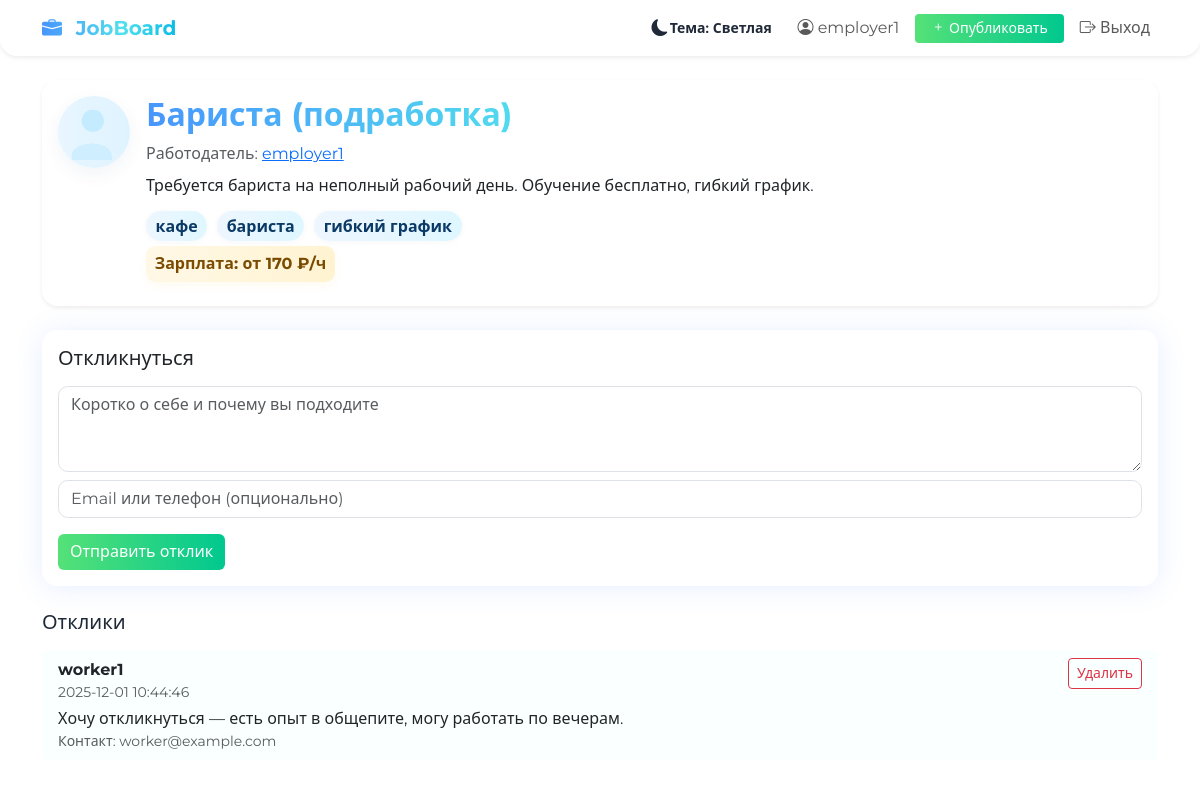
/job/1 (signed in), run on the app's committed database.
### tables this page shows
CREATE TABLE users (
    id INTEGER PRIMARY KEY AUTOINCREMENT,
    username TEXT UNIQUE NOT NULL,
    password TEXT NOT NULL,
    is_employer INTEGER DEFAULT 0,
    email TEXT,
    avatar TEXT,
    about TEXT
);

CREATE TABLE jobs (
    id INTEGER PRIMARY KEY AUTOINCREMENT,
    author_id INTEGER,
    title TEXT NOT NULL,
    description TEXT NOT NULL,
    tags TEXT,
    salary TEXT,
    created TIMESTAMP DEFAULT CURRENT_TIMESTAMP,
    FOREIGN KEY (author_id) REFERENCES users(id)
);

CREATE TABLE responses (
    id INTEGER PRIMARY KEY AUTOINCREMENT,
    job_id INTEGER,
    user_id INTEGER,
    text TEXT,
    contact TEXT,
    created TIMESTAMP DEFAULT CURRENT_TIMESTAMP,
    FOREIGN KEY (job_id) REFERENCES jobs(id),
    FOREIGN KEY (user_id) REFERENCES users(id)
);

### app.py (the view)
@app.route('/job/<int:job_id>', methods=['GET'])
def job_detail(job_id):
    job = query_db("SELECT jobs.*, users.username AS author, users.avatar AS author_avatar, users.id AS author_id "
                   "FROM jobs LEFT JOIN users ON jobs.author_id = users.id WHERE jobs.id = ?", (job_id,), one=True)
    if not job:
        abort(404)
    responses = query_db("SELECT responses.*, users.username as user_name FROM responses LEFT JOIN users ON responses.user_id = users.id WHERE job_id = ? ORDER BY responses.created DESC", (job_id,))
    return render_template('job_detail.html', job=job, responses=responses)

### app.py (called while the page is built)
def get_db():
    db = getattr(g, '_database', None)
    if db is None:
        db = g._database = sqlite3.connect(app.config['DATABASE'])
        db.row_factory = sqlite3.Row
    return db

@app.teardown_appcontext
def close_connection(exception):
    db = getattr(g, '_database', None)
    if db is not None:
        db.close()

def query_db(query, args=(), one=False):
    cur = get_db().execute(query, args)
    rv = cur.fetchall()
    cur.close()
    return (rv[0] if rv else None) if one else rv

def current_user():
    if 'user_id' in session:
        return query_db('SELECT * FROM users WHERE id = ?', (session['user_id'],), one=True)
    return None

@app.context_processor
def inject_user():
    return {'user': current_user()}

### templates/job_detail.html (shortened to what this page needs)
{% extends 'base.html' %}
{% block content %}
<div class="card shadow-sm bg-glass mb-4">
  <div class="card-body">
    <div class="d-flex align-items-start">
      <div class="me-3">
        <img src="{{ job['author_avatar'] or url_for('static', filename='avatar-default.svg') }}" alt="avatar" width="72" class="rounded-circle avatar-img">
      </div>
      <div>
        <h2 class="text-gradient">{{ job['title'] }}</h2>
        <div class="text-muted mb-2">Работодатель: <a href="{{ url_for('profile', username=job['author']) }}">{{ job['author'] or 'Аноним' }}</a></div>
        <p class="fs-6">{{ job['description'] }}</p>
        {% if job['tags'] %}
          <div class="mb-2">
            {% for t in job['tags'].split(',') %}
              <span class="badge-job">{{ t.strip() }}</span>
            {% endfor %}
          </div>
        {% endif %}
        {% if job['salary'] %}<div class="mb-2"><span class="salary-pill">Зарплата: {{ job['salary'] }}</span></div>{% endif %}
      </div>
    </div>
  </div>
</div>
{% if user %}
<div class="card mb-4 bg-glass">
  <div class="card-body">
    <form method="post" action="{{ url_for('respond', job_id=job['id']) }}">
      <h5 class="mb-3">Откликнуться</h5>
      <textarea name="text" class="form-control mb-2" rows="3" placeholder="Коротко о себе и почему вы подходите" required></textarea>
      <input name="contact" class="form-control mb-3" placeholder="Email или телефон (опционально)">
      <button class="btn btn-success">Отправить отклик</button>
    </form>
  </div>
</div>
{% else %}
  <div class="alert alert-info">Войдите, чтобы откликнуться на вакансию.</div>
{% endif %}
{% if responses %}
  <h5 class="mb-3">Отклики</h5>
  <ul class="list-group">
    {% for r in responses %}
      <li class="list-group-item d-flex justify-content-between align-items-start">
        <div>
          <strong>{{ r['user_name'] or 'Аноним' }}</strong>
          <div class="small text-muted">{{ r['created'] }}</div>
          <div class="mt-1">{{ r['text'] }}</div>
          {% if r['contact'] %}<div class="small text-muted">Контакт: {{ r['contact'] }}</div>{% endif %}
        </div>
        <div class="ms-3">
          {% if user and (user['id']==r['user_id'] or user['id']==job['author_id']) %}
            <form method="post" action="{{ url_for('del_response', resp_id=r['id']) }}" onsubmit="return confirm('Удалить отклик?')">
              <button class="btn btn-sm btn-outline-danger">Удалить</button>
            </form>
          {% endif %}
        </div>
      </li>
    {% endfor %}
  </ul>
{% endif %}
{% endblock %}

### templates/base.html (shortened to what this page needs)
<!DOCTYPE html>
<html lang="ru">
<head>
    <link href="https://cdn.jsdelivr.net/npm/bootstrap@5.3.2/dist/css/bootstrap.min.css" rel="stylesheet">
    <link href="https://cdn.jsdelivr.net/npm/bootstrap-icons@1.11.1/font/bootstrap-icons.css" rel="stylesheet">
    <link href="https://cdnjs.cloudflare.com/ajax/libs/animate.css/4.1.1/animate.min.css" rel="stylesheet">
    <link href="{{ url_for('static', filename='style.css') }}" rel="stylesheet">
</head>
<body class="gradient-bg">
<nav class="navbar navbar-expand-lg bg-glass shadow-sm mb-4">
    <div class="container">
        <a class="navbar-brand fw-bold text-gradient" href="{{ url_for('index') }}"><i class="bi bi-briefcase-fill me-2"></i> JobBoard</a>
        <div class="collapse navbar-collapse" id="navMenu">
            <ul class="navbar-nav ms-auto align-items-center">
                <li class="nav-item me-2 d-flex align-items-center">
                    <button id="theme-toggle" class="btn theme-toggle-btn d-flex align-items-center" title="Переключить тему" aria-label="Toggle theme">
                        <i id="theme-toggle-icon" class="bi bi-moon-fill me-2"></i>
                        <span id="theme-toggle-label" class="small">Тема: Светлая</span>
                    </button>
                </li>
                {% if user %}
                    <li class="nav-item me-2"><a class="nav-link" href="{{ url_for('profile', username=user['username']) }}"><i class="bi bi-person-circle"></i> {{ user['username'] }}</a></li>
                    {% if user['is_employer'] %}
                        <li class="nav-item me-2"><a class="btn btn-success btn-sm px-3" href="{{ url_for('add_job') }}"><i class="bi bi-plus"></i> Опубликовать</a></li>
                    {% endif %}
                    <li class="nav-item"><a class="nav-link" href="{{ url_for('logout') }}"><i class="bi bi-box-arrow-right"></i> Выход</a></li>
                {% else %}
                    <li class="nav-item"><a class="nav-link" href="{{ url_for('login') }}"><i class="bi bi-box-arrow-in-right"></i> Вход</a></li>
                    <li class="nav-item"><a class="nav-link" href="{{ url_for('register') }}"><i class="bi bi-person-plus"></i> Регистрация</a></li>
                {% endif %}
            </ul>
        </div>
    </div>
</nav>
<div class="container pb-5">
    {% block content %}{% endblock %}
</div>
</body>
</html>

### static/style.css (style rules this page uses)
:root { --bg-gradient-1: #438cff; --bg-gradient-2: #37bbff; --bg-gradient-3: #e0f4ff; --text-default: #1f2937; --glass-bg: rgba(255,255,255,0.96); --card-radius: 1.1rem; --card-shadow: 0 2px 28px rgba(86,132,255,0.14); --primary-1: #4896fd; --primary-2: #52e1ed; --accent: #07bce7; --success-1: #55e178; --success-2: #01c88f; }
body { font-family: 'Montserrat', 'Segoe UI', Arial, sans-serif; background: linear-gradient(120deg,var(--bg-gradient-1) 0%, var(--bg-gradient-2) 60%, var(--bg-gradient-3) 100%); min-height: 100vh; color: var(--text-default); }
.gradient-bg { background: none !important; }
.bg-glass { background: var(--glass-bg) !important; border-radius: var(--card-radius); box-shadow: var(--card-shadow); backdrop-filter: blur(4px); }
.navbar { border-radius: 0 0 1.1rem 1.1rem; margin-bottom: 1.5rem; }
.card { border: none; border-radius: 1rem; }
.text-gradient { background: linear-gradient(90deg,var(--primary-1),var(--primary-2) 60%,var(--accent) 100%); -webkit-background-clip: text; background-clip: text; color: transparent; font-weight: 700; }
input.form-control, textarea.form-control { border-radius: .6rem; }
.btn-success { background: linear-gradient(90deg,var(--success-1),var(--success-2)); border: none; }
.list-group-item { background: rgba(250,255,255,0.95); border: none; }
.badge-job { background: linear-gradient(90deg,#eef6ff,#dff7ff); color: #0b3a66; border-radius: 999px; padding: .35rem .6rem; font-weight: 600; box-shadow: 0 1px 6px rgba(5,45,90,0.04); margin-right: .35rem; }
.salary-pill { display:inline-block; background: linear-gradient(90deg,#fff8e6,#fff3d1); color:#7a4b00; padding:.35rem .55rem; border-radius: .6rem; font-weight:700; box-shadow: 0 4px 10px rgba(250,180,20,0.06); }
.card { transition: transform .22s ease, box-shadow .22s ease; }
.badge-job { transition: transform .18s ease, box-shadow .18s ease, opacity .18s ease; cursor:default; }
img.avatar-img { width:72px; height:72px; object-fit:cover; transition: transform .18s ease, box-shadow .18s ease; box-shadow: 0 6px 18px rgba(7,62,120,0.06); }
.theme-toggle-btn { border: none; background: transparent; color: inherit; }
.theme-toggle-btn .bi { font-size: 1.05rem; vertical-align: middle; }
.theme-toggle-btn { padding: .25rem .6rem; border-radius: .6rem; background: rgba(255,255,255,0.04); }
#theme-toggle-icon { transition: transform .35s ease; display:inline-block; }
.theme-toggle-btn .small { font-weight:600; margin-left: .1rem; }

### data on the page
users: username "employer1"
jobs: description "Требуется бариста на неполный рабочий день. Обучение бесплатно, гибкий график.", salary "от 170 ₽/ч"
responses: username "worker1", created "2025-12-01 10:44:46", text "Хочу откликнуться — есть опыт в общепите, могу работать по вечерам.", contact "worker@example.com"

### other printed values
{{ t.strip() }} "кафе" "бариста" "гибкий график"
